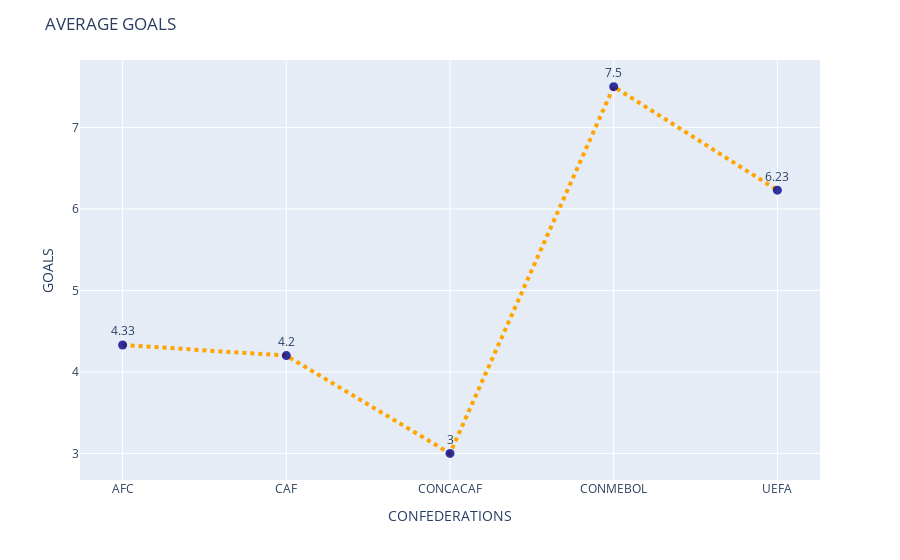

Here is the notebook cell this chart was saved with:
### Code cell
fig = px.line(group_conf, x="confe", y="goals",markers=True,text = 'goals')
fig.update_traces(line = dict(dash = "dot", width = 4, color = "orange"),
                  marker = dict(color = "darkblue", size = 9, opacity = 0.8))
fig.update_traces(textposition="bottom right")
fig.update_traces(textposition = "top center")
fig.update_layout(
    xaxis_title="CONFEDERATIONS",  # Renombrar el eje X
    yaxis_title="GOALS",
       title="AVERAGE GOALS"   # Renombrar el eje Y
)
fig.show()

### Figure 1 — Plotly figure (JSON) as saved in the notebook; plotly's stock layout.template omitted (floating-point values rounded to 4 significant figures)
{"data": [{"hovertemplate": "confe=%{x}<br>goals=%{text}<extra></extra>", "legendgroup": "", "line": {"color": "orange", "dash": "dot", "width": 4}, "marker": {"color": "darkblue", "opacity": 0.8, "size": 9, "symbol": "circle"}, "mode": "lines+markers+text", "name": "", "orientation": "v", "showlegend": false, "text": [4.33, 4.2, 3, 7.5, 6.23], "textposition": "top center", "type": "scatter", "x": ["AFC", "CAF", "CONCACAF", "CONMEBOL", "UEFA"], "xaxis": "x", "y": [4.33, 4.2, 3, 7.5, 6.23], "yaxis": "y"}], "layout": {"legend": {"tracegroupgap": 0}, "margin": {"t": 60}, "title": {"text": "AVERAGE GOALS"}, "xaxis": {"anchor": "y", "domain": [0, 1], "title": {"text": "CONFEDERATIONS"}}, "yaxis": {"anchor": "x", "domain": [0, 1], "title": {"text": "GOALS"}}}}
